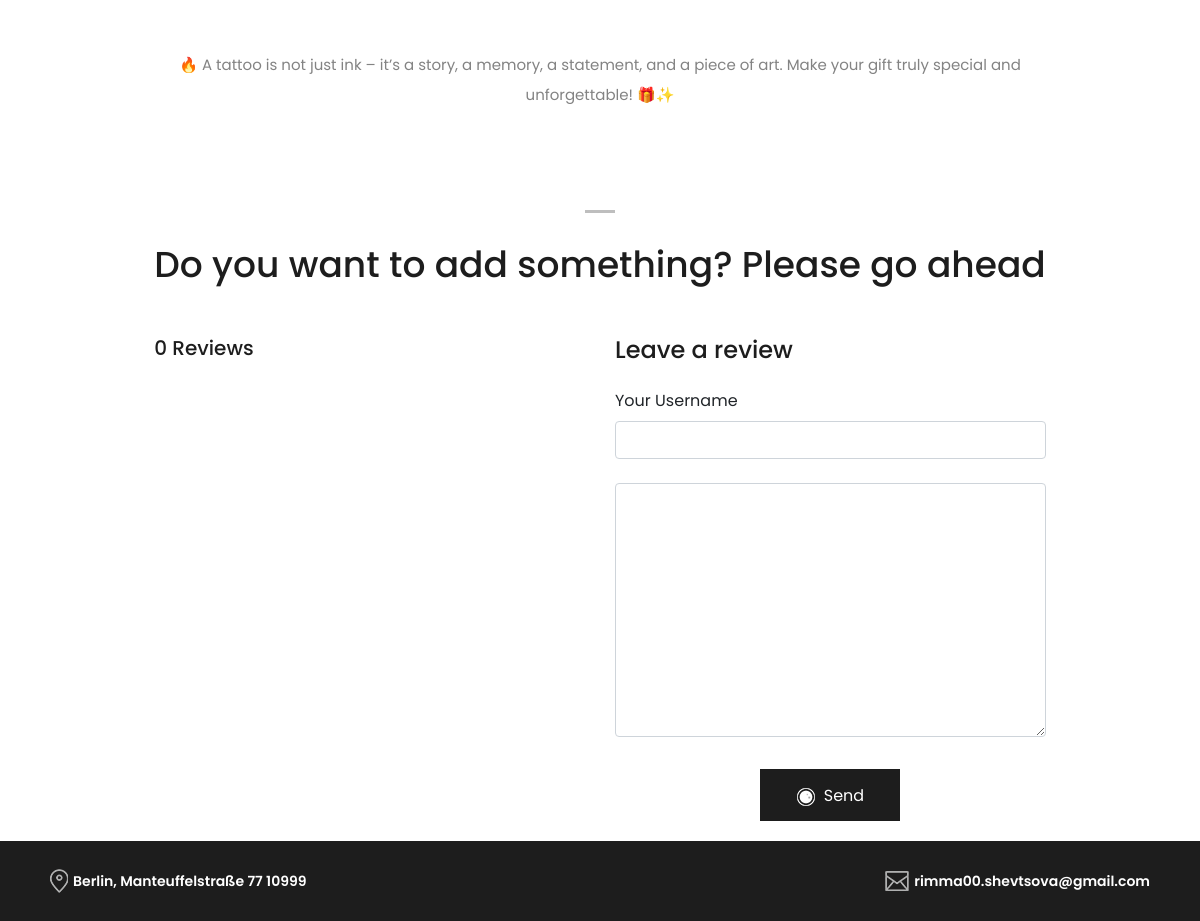
The app's page /en/blog/perfect-gift (lower part), older data.
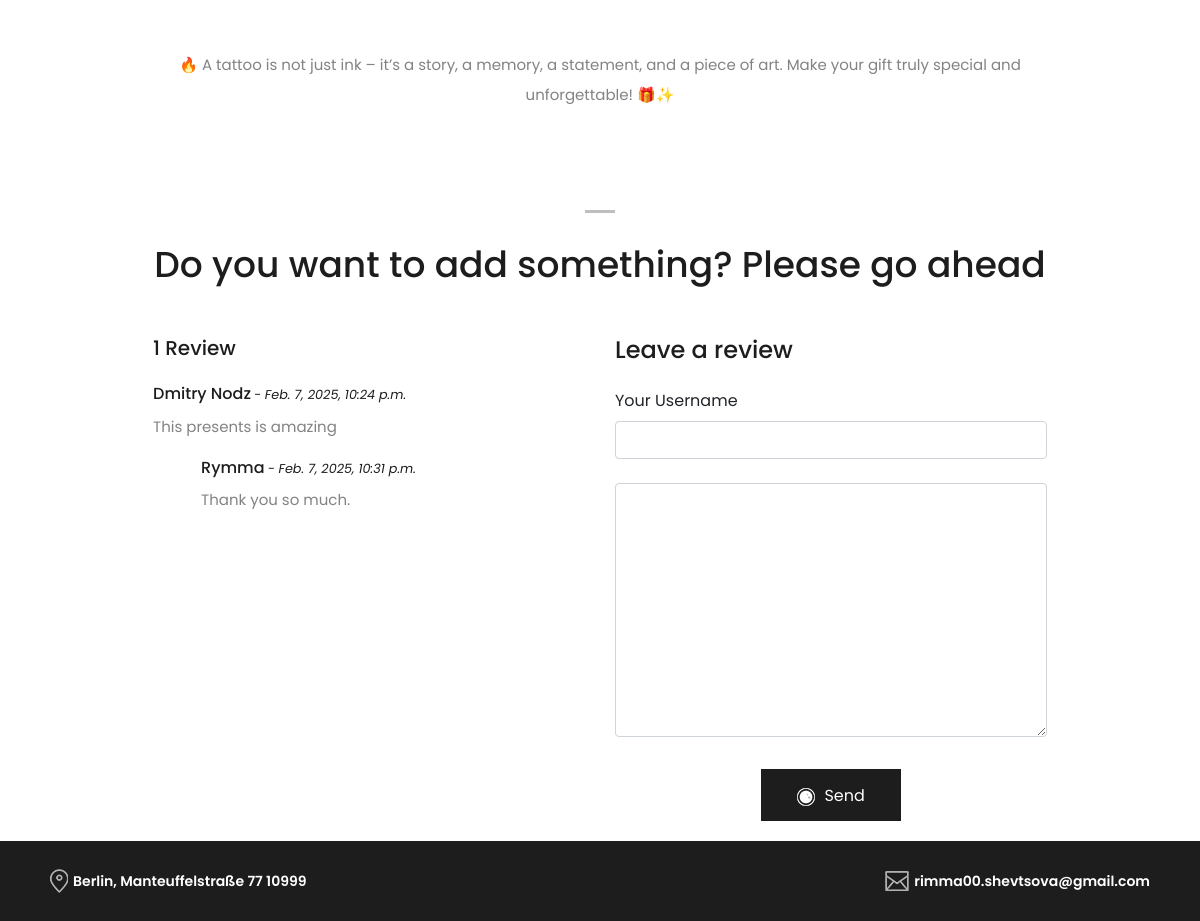
The same page, newer data.
### blog/models.py (models this page shows, shortened)
class Post(models.Model):
    objects = models.Manager()
    published = PublishedManager()
    class Status(models.TextChoices):
        DRAFT = 'DF', 'Draft'
        PUBLISHED = 'PB', 'Published'
    title = models.CharField(max_length=200)
    slug = models.SlugField(unique=True, blank=True, )
    content = models.TextField()
    created_at = models.DateTimeField(auto_now_add=True)
    updated_at = models.DateTimeField(auto_now=True)
    status = models.CharField(max_length=2, choices=Status.choices, default=Status.DRAFT)
    image = models.ImageField(upload_to="images/", blank=True, null=True)
    views = models.IntegerField(default=0, )
    class Meta:
        ordering = ['-created_at']

class Comment(models.Model):
    post = models.ForeignKey(Post, on_delete=models.CASCADE, related_name='comments')
    username = models.CharField(max_length=200)
    body = models.TextField()
    parent = models.ForeignKey('self', blank=True, null=True, related_name='children', on_delete=models.CASCADE)
    created = models.DateTimeField(auto_now_add=True)
    updated = models.DateTimeField(auto_now=True)
    active = models.BooleanField(default=True)
    class Meta:
        ordering = ['created']
        indexes = [models.Index(fields=['created']), ]

### blog/views.py (the view, shortened to what this page needs)
# urls.py: path('<slug:slug>', views.detail_post, name='post_detail'),
@ratelimit(key='ip', rate='2/10m', method='POST', block=False)
def detail_post(request, slug):
    is_limited: bool = getattr(request, 'limited', False)
    post = get_object_or_404(Post, slug=slug)
    form = CommentForm(request.POST or None)
    comments = post.comments.filter(parent=None)
    context = {
        'post': post,
        'form': form,
        'comments': comments,
        'is_limited': is_limited,
    }
    return render(request, 'blog/post.html', context)

### blog/form.py
class CommentForm(forms.ModelForm):
    class Meta:
        model = Comment
        fields = ('username', 'body', )
        widgets = {
            'username': forms.TextInput(attrs={'class': 'form-control'}),
            'body': forms.Textarea(attrs={'class': 'form-control'}),
        }

### blog/templates/blog/post.html (shortened to what this page needs)
{% extends 'base.html' %}
{%load static%}
{%block content%}
    <section class="blog-area section_padding_100 mt-100">
        <div class="container">
            <div class="row justify-content-center">
                <div class="col-10">
                    <div class="single-blog-area text-center mb-100 wow fadeInUpBig" data-wow-delay="100ms" data-wow-duration="1s">
                        <div class="blog-content">
                            <p>{{ post.content|linebreaks }}</p>
                        </div>
                    </div>
                </div>
                <section id="commentForm" class="contact-area section_padding_10 mt-10">
                    <div class="container">
                        <div class="tab-pane fade show active" id="tab-pane-3">
                            <div class="contact-heading-text text-center mb-10">
                                <span></span>
                                <h2>Do you want to add something? Please go ahead</h2>
                            </div>
                            <div class="row">
                                <div class="wow fadeInUpBig col-md-6" id="comments-container">
                                    <h5 class="mb-4">
                                         {% with comments.count as total_comments %}
                                             {{ total_comments }} Review{{ total_comments|pluralize }}
                                        {% endwith %}
                                    </h5>
                                    {% for comment in comments %}
                                        <div class="media mb-4">
                                            <div class="media-body">
                                                <h6>{{ comment.username }}<small> - <i>{{ comment.created }}</i></small>
                                                </h6>
                                                <p>{{ comment.body }}</p>
                                                {% if comment.children.all %}
                                                    <div class="ml-5">
                                                        {% include 'blog/comment.html' with comments=comment.children.all %}
                                                    </div>
                                                {% endif %}
                                            </div>
                                        </div>
                                    {% endfor %}
                                </div>
                                <div class="col-md-6 wow fadeInUpBig">
                                    <h4 class="mb-4">Leave a review</h4>
                                    <form action="" method="post" >
                                        <div class="form-group">
                                            <label> Your Username </label>
                                            {{ form.username }}
                                            <br>
                                            <div class="col-14">
                                                {{ form.body }}
                                            </div>
                                        </div>
                                        <div class="col-12 text-center">
                                            <button type="submit" class="btn studio-btn mt-3">
                                                <img src="{% static 'img/core-img/logo-icon.png' %}" alt=""> Send
                                            </button>
                                        </div>
                                    </form>
                                </div>
                            </div>
                        </div>
                    </div>
                </section>
            </div>
        </div>
    </section>
{%endblock%}

### portfolio_tattoo_master/templates/base.html (shortened to what this page needs)
{%load static%}
<!DOCTYPE html>
<html lang="en">
{% include 'includes/head.html'%}
<body>
{%block content%}
{%endblock%}
{% block footer %}
{%include 'includes/footer.html'%}
{%endblock%}
</body>
</html>

### portfolio_tattoo_master/templates/includes/head.html (shortened to what this page needs)
{% load static %}
{% load i18n %}
<head>
    <link rel="stylesheet" href="https://cdnjs.cloudflare.com/ajax/libs/font-awesome/4.7.0/css/font-awesome.min.css">
    <link rel="stylesheet" href="{%static 'css/core-style.css'%}">
    <link href="{%static 'css/responsive.css'%}" rel="stylesheet">
</head>

### portfolio_tattoo_master/templates/includes/menu.html (shortened to what this page needs)
{% load i18n %}

### blog/templates/blog/comment.html (shortened to what this page needs)
{% for comment in comments %}
<div class="media">
    <div class="media-body">
        <h6>{{ comment.username }}<small> - <i>{{ comment.created }}</i></small></h6>
        <p>{{ comment.body }}</p>
    </div>
</div>
{% endfor %}

### portfolio_tattoo_master/templates/includes/footer.html
  {% load static %}
      <footer class="footer-area">
        <div class="container-fluid h-100">
            <div class="row h-100">
                <div class="col-12 h-100">
                    <div class="footer-content h-100 d-md-flex align-items-center justify-content-between">
                        <div class="single-footer-content">
                            <img src="{%static 'img/core-img/map.png'%}" alt="">
                            <a href="https://maps.app.goo.gl/6ZYHsEspw9aEZb638">Berlin, Manteuffelstraße 77 10999</a>
                        </div>
                        <div class="single-footer-content">
                            <img src="{%static 'img/core-img/envelope-2.png'%}" alt="">
                            <a href="#" data-toggle="modal" data-target=".contact-modal-lg" data-placement="right" title="Mail">rimma00.shevtsova@gmail.com</a>
                        </div>
                    </div>
                </div>
            </div>
        </div>
    </footer>

### portfolio_tattoo_master/templates/includes/jsscripts.html (shortened to what this page needs)
{%load static%}

### static/css/core-style.css (style rules this page uses)
* { margin: 0; padding: 0; }
body { font-family: 'Poppins', sans-serif; font-weight: 400; overflow-x: hidden; }
h1, h2, h3, h4, h5, h6 { color: #1d1d1d; line-height: 1.2; font-family: 'Poppins', sans-serif; font-weight: 500; }
p { color: #838383; font-size: 15px; line-height: 2; font-family: 'Poppins', sans-serif; font-weight: 400; }
a, a:hover, a:focus { -webkit-transition: all 500ms ease 0s; transition: all 500ms ease 0s; text-decoration: none; outline: none; font-size: 14px; color: #000; font-family: 'Poppins', sans-serif; font-weight: 400; }
img { height: auto; max-width: 100%; }
.mt-100 { margin-top: 100px; }
.mb-100 { margin-bottom: 100px; }
.section_padding_100 { padding: 100px 0; }
.studio-btn { display: inline-block; color: #fff; background-color: #1d1d1d; height: 52px; padding: 0 15px; border-radius: 0; line-height: 52px; font-size: 16px; min-width: 140px; }
.studio-btn > img { padding-right: 5px; }
.footer-area { position: fixed; z-index: 100; background-color: #1d1d1d; height: 80px; width: 100%; padding: 0 35px; bottom: 0; left: 0; }
.single-footer-content { display: -webkit-box; display: -ms-flexbox; display: flex; -webkit-box-align: center; -ms-flex-align: center; align-items: center }
.single-footer-content > a { font-size: 14px; font-weight: 600; color: #fff; margin-left: 5px; line-height: 1; }
.blog-content span, .contact-heading-text span { display: block; width: 30px; height: 3px; background-color: #bebebe; margin: 0 auto 30px; }
.blog-content h2, .contact-heading-text h2 { font-size: 36px; }
.contact-heading-text h2, .blog-content p { margin-bottom: 50px; }

Row changes from the older to the newer data that the page shows:
added Comment: username "Dmitry Nodz", created "Feb. 7, 2025, 10:24 p.m.", body "This presents is amazing", shown under "1 Review"
added Comment: username "Rymma", created "Feb. 7, 2025, 10:31 p.m.", body "Thank you so much.", shown under "Dmitry Nodz"
Text that changed along with them:
{{ total_comments }}: "0" → "1"
